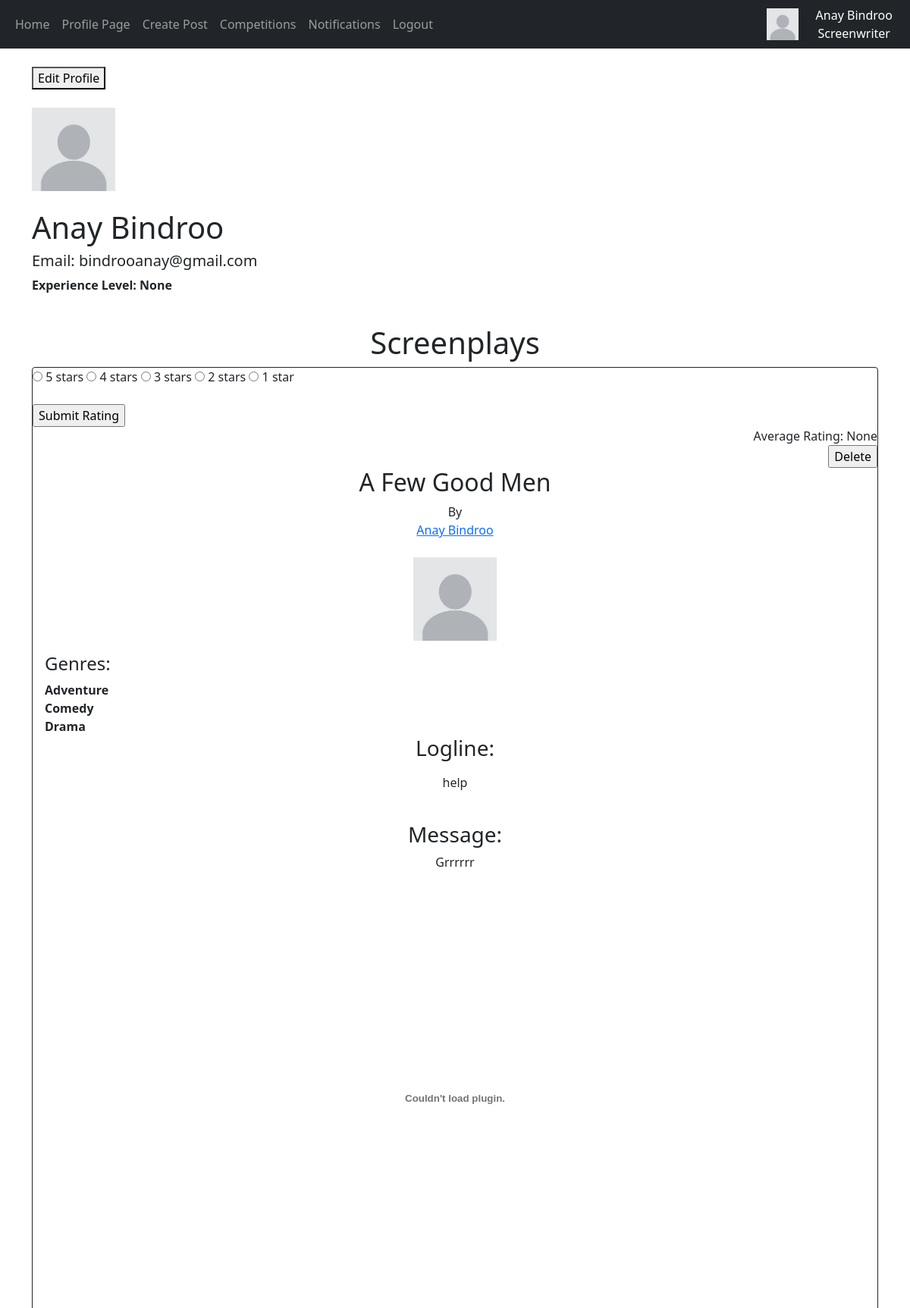
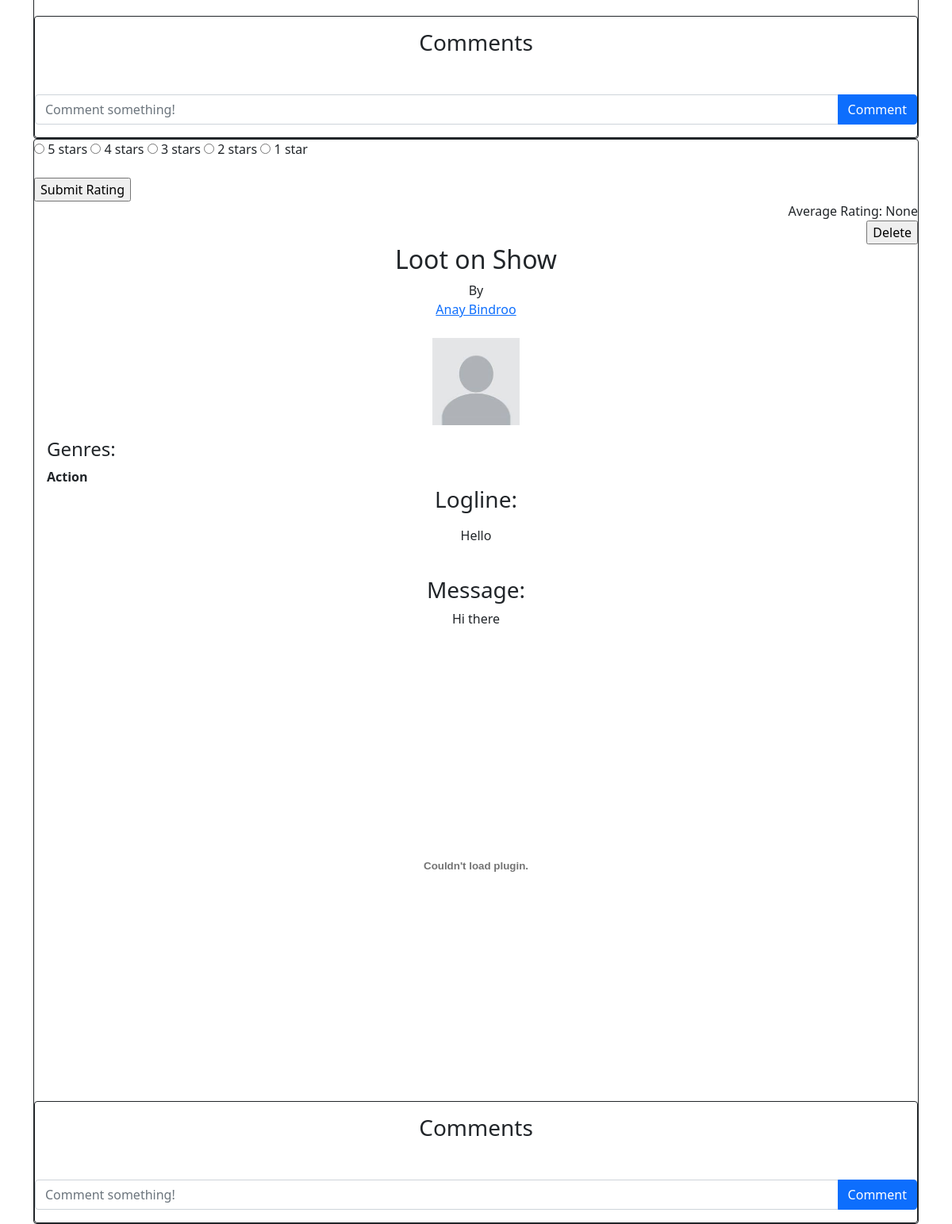
Page /profilepage/1 (signed in) on the committed database (2 pictures, top to bottom).
### website/models.py (models this page shows)
class Users(db.Model, UserMixin):
    __tablename__ = "Users"
    id = db.Column(db.Integer, primary_key=True)
    email = db.Column(db.String(150), unique=True)
    username = db.Column(db.String(150), unique=True)
    forename = db.Column(db.String(75), unique=True)
    surname = db.Column(db.String(75))
    password = db.Column(db.String(150))
    accounttype = db.Column(db.Integer)
    profilepic = db.Column(db.String(), nullable=True)
    biography = db.Column(db.Text)
    insta = db.Column(db.String(), nullable=True)
    twitter = db.Column(db.String(), nullable=True)
    date_created = db.Column(db.DateTime(timezone=True), default=func.now())
    writers = db.relationship('Screenwriters', backref="user", passive_deletes=True)
    producers = db.relationship('Producers', backref="user", passive_deletes=True)

class Screenwriters(db.Model):
    __tablename__ = "Screenwriters"
    writerid = db.Column(db.Integer, primary_key=True)
    userid = db.Column(db.Integer, db.ForeignKey('Users.id'))
    backgroundcolour = db.Column(db.Integer)
    fontstyle = db.Column(db.String(30))
    experiencelevel = db.Column(db.Float)
    posts = db.relationship('Screenplays', backref="writer", passive_deletes=True)
    commenters = db.relationship('Comments', backref="writer", passive_deletes=True)
    responsees = db.relationship('Notifications', backref="writer", passive_deletes=True)
    likes = db.relationship('LikedScreenplays', backref="writer", passive_deletes=True)

class Screenplays(db.Model):
    __tablename__ = "Screenplays"
    scriptid = db.Column(db.Integer, primary_key=True)
    writerid = db.Column(db.Integer, db.ForeignKey('Screenwriters.writerid', ondelete="CASCADE"), nullable=False)
    title = db.Column(db.String(300))
    logline = db.Column(db.String(165))
    message = db.Column(db.Text)
    screenplay = db.Column(db.String(300))
    fullfile = db.Column(db.String(300))
    avgrating = db.Column(db.Float)
    date_created = db.Column(db.Date, default=func.current_date())
    datetime_created = db.Column(db.DateTime(timezone=True), default=func.now())
    scripts = db.relationship('Notifications', backref="script", passive_deletes=True)
    scriptscommented = db.relationship('Comments', backref="script", passive_deletes=True)
    liked = db.relationship('LikedScreenplays', backref="script", passive_deletes=True)
    scripts2 = db.relationship('ScriptHas', backref="script", passive_deletes=True)
    liked2 = db.relationship('FeaturedScripts', backref="script", passive_deletes=True)

class ScriptHas(db.Model):
    __tablename__ = "ScriptHas"
    scriptid = db.Column(db.Integer, db.ForeignKey('Screenplays.scriptid'), primary_key=True)
    genreid = db.Column(db.Integer, db.ForeignKey('Genres.genreid'), primary_key=True)

class Genres(db.Model):
    __tablename__ = "Genres"
    genreid = db.Column(db.Integer, primary_key=True)
    genre = db.Column(db.String(50))
    genres = db.relationship('ScriptHas', backref="has")
    genres2 = db.relationship('CompHas', backref="has")

### website/views.py (the view)
@views.route("/profilepage/<userid>")
@login_required
def profilepage(userid):
    profileuser = Users.query.filter_by(id=userid).first()
    if profileuser.accounttype == 1:
        writer = Screenwriters.query.filter_by(userid=userid).first()
        scripts = Screenplays.query.filter_by(writerid = writer.writerid)
        rating = 0
        for i in scripts:
            if i.avgrating != None:
                rating += i.avgrating
        writer.experiencelevel = rating*scripts.count()
        db.session.commit()
        comments = Comments.query.all()
        scripthas = ScriptHas.query.all()
        likes = LikedScreenplays.query.all()
        return flask.render_template("profilepage.html", user=current_user, posts=scripts, comments=comments, scripthas=scripthas, profileuser=profileuser, details=writer, likes=likes)
    if profileuser.accounttype == 2:
        return flask.render_template("profilepage.html", user=current_user, profileuser=profileuser)

### website/templates/profilepage.html (shortened to what this page needs)
{% extends "base.html" %}
{% block content %}
<!DOCTYPE html>
<html lang="en">
<head>
</head>
<body class="profilepage">
        {% if profileuser.id == user.id %}
        <a href="/pageeditor/{{user.id}}"><button type="button">Edit Profile</button></a>
        {% endif %}
        <br>
        <br>
        {% if profileuser.profilepic %}
        <img src="{{ url_for('static', filename='images/'+ profileuser.profilepic) }}" alt="Profile picture" height="110px" width="110px">
        {% else %}
        <img src="/static/images/default.jpg" alt="Default profile picture" height="110px" width="110px">
        {% endif %}
        <br>
        <br>
        <h1>{{  profileuser.username }}</h1>
        <h5>Email: {{ profileuser.email }}</h5>
        {% if profileuser.accounttype == 1 %}
            <b><p>Experience Level: {{ details.experiencelevel }}</p></b>
            <br>
            <div id="posts" style="text-align:center">
                <h1>Screenplays</h1>
                {% if not posts %}
                    <p>This user has not posted any screenplays</p>
                {% else %}
                {% for post in posts %}
                <div class="card border-dark">
                        {% if user.accounttype == 1 %}
                            <form method = "POST" action="/rate2/{{profileuser.id}}/{{post.scriptid}}">
                                <div class="rate" style="text-align:left">
                                    <input type="radio" id="star5" name="rate" value="5" />
                                    <label for="star5" title="text">5 stars</label>
                                    <input type="radio" id="star4" name="rate" value="4" />
                                    <label for="star4" title="text">4 stars</label>
                                    <input type="radio" id="star3" name="rate" value="3" />
                                    <label for="star3" title="text">3 stars</label>
                                    <input type="radio" id="star2" name="rate" value="2" />
                                    <label for="star2" title="text">2 stars</label>
                                    <input type="radio" id="star1" name="rate" value="1" />
                                    <label for="star1" title="text">1 star</label>
                                </div>
                                <br>
                                <div style="text-align:left">
                                    <input type="submit" value="Submit Rating">
                                </div>
                            </form>
                        {% endif %}
                        <div style="text-align: right">
                            Average Rating: {{post.avgrating}}
                        </div>
                        {% if user.id == post.writer.user.id %}
                        <div style="text-align:right">
                            <form action = /delete-post/{{post.scriptid}} method="POST">
                                <input type="submit" value="Delete">
                            </form>
                        </div>
                        {% endif %}
                        <h2>{{post.title}}</h2>
                        By<a href="/profilepage/{{post.writer.user.username}}">{{post.writer.user.username}}</a>
                        <br>
                        <div style="text-align: center;">
                            {% if post.writer.user.profilepic %}
                            <img src="{{ url_for('static', filename='images/'+ post.writer.user.profilepic) }}" width = "110px" height = "110px" alt="Profile picture">
                            {% else %}
                            <img src="/static/images/default.jpg" alt="Default profile picture" width = "110px" height = "110px">
                            {% endif %}
                        </div>
                        <div class="card-body">
                            <div style="text-align:left">
                            <h4>Genres:</h4>
                            {% for script in scripthas %}
                                {% if script.scriptid == post.scriptid %}
                                    <b>{{script.has.genre}}</b><br>
                                {% endif %}
                            {% endfor %}
                        </div>
                            <h3>Logline:</h3>
                            <p><div class="card-text">{{post.logline}}</div></p>
                            <br>
                            <h3>Message:</h3>
                            {{post.message}}
                            <br><br>
                            {% if post.screenplay %}
                            <embed style="text-align: center;" src="{{url_for('static', filename='images/'+post.screenplay)}}#toolbar=0" width = "75%" height = "550px">
                            {% else %}
                            <h2>Screenplay not available</h2>
                            {% endif %}
                        </div>
                        <div class="card border-dark">
                            {% if user.accounttype == 1 %}
                                <div class="card-body">
                                <h3>Comments</h3>
                                </div>
                                <br>
                                <form class="input-group mb-3"method="POST" action="/create-comment/{{post.scriptid}}">
                                    <input type="text" id="text" name="text" class="form-control" placeholder="Comment something!"/>
                                    <button type="submit" class="btn btn-primary">Comment</button>
                                </form>
                            {% endif %}
                        </div>
                </div>
                {% endfor %}
                {% endif %}
            </div>
        {% endif %}
    </div>
</body>
</html>
{% endblock %}

### website/templates/base.html (shortened to what this page needs)
<!DOCTYPE html>
<html lang="en">
  <head>
    <link
      href="https://cdn.jsdelivr.net/npm/bootstrap@5.0.2/dist/css/bootstrap.min.css"
      rel="stylesheet"
    />
  </head>
  <body>
    <nav class="navbar navbar-expand-lg navbar-dark bg-dark">
      <div class="container-fluid">
        <div class="collapse navbar-collapse" id="navbar">
          <div class="navbar-nav">
            <a class="nav-item nav-link" href="/home">Home</a>
            {% if user.is_authenticated %}
            <a class="nav-item nav-link" href="/profilepage/{{user.id}}">Profile Page</a>
            <a class="nav-item nav-link" href="/post">Create Post</a>
            <a class="nav-item nav-link" href="/competitions">Competitions</a>
            <a class="nav-item nav-link" href="/notifications/{{user.id}}">Notifications</a>
            <a class="nav-item nav-link" href="/logout">Logout</a>
            {% else %}
            <a class="nav-item nav-link" href="/login">Login</a>
            <a class="nav-item nav-link" href="/sign-up">Sign Up</a>
            {% endif %}
          </div>
        </div>
      </div>
      <div style="text-align: right">
        {% if user.is_authenticated %}
          {% if user.profilepic %}
            <a href="/profilepage/{{user.id}}"" target=_blank><img src="{{ url_for('static', filename='images/'+ user.profilepic) }}" alt="Profile picture" height="50px%" width="50px%"></a>
          {% else %}
            <a href="/profilepage/{{user.id}}"" target=_blank><img src="/static/images/default.jpg" alt="Default profile picture" height="25%" width="25%"></a>
          {% endif %}
        {% endif %}
      </div>
      <div style="text-align: center; color: white;" >
        {{ user.username }}
        {% if user.accounttype == 1 %}
          Screenwriter
        {% elif user.accounttype == 2 %}
          Producer
        {% endif %}
      </div>
    </nav>
    <br>
    <div class="container">{% block content %}{% endblock %}</div>
  </body>
</html>

### rows in the picture
Users: username "Anay Bindroo", email "bindrooanay@gmail.com"
Screenwriters: experiencelevel "None"
Screenplays: avgrating "None", title "A Few Good Men", writer.user.username "Anay Bindroo", logline "help", message "Grrrrrr"
ScriptHas: has.genre "Adventure"
ScriptHas: has.genre "Comedy"
ScriptHas: has.genre "Drama"
Screenplays: avgrating "None", title "Loot on Show", writer.user.username "Anay Bindroo", logline "Hello", message "Hi there"
ScriptHas: has.genre "Action"
